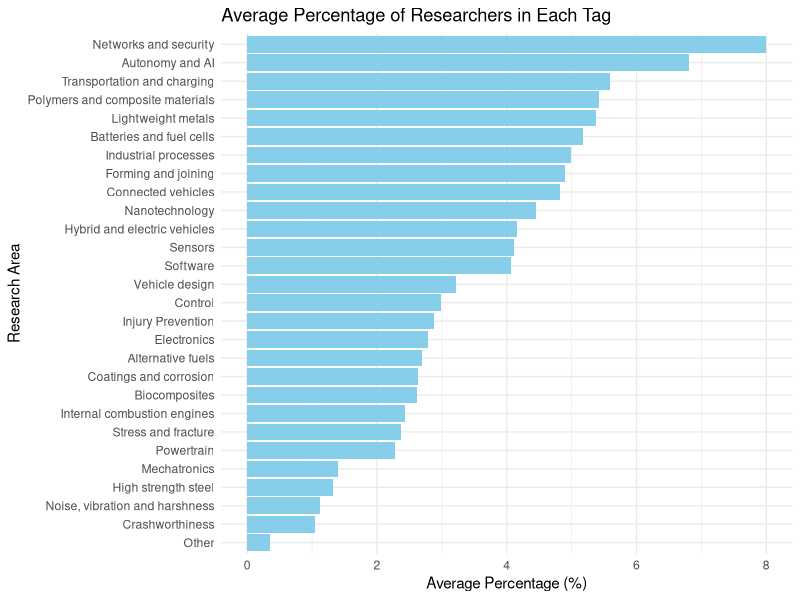

Generate this figure with R:
## ---- chunk 1
knitr::opts_chunk$set(echo = TRUE)
## ---- chunk 2
# Insert all library required here
library(tidyverse)
library(readxl)
library(dplyr)
library(knitr)
library(kableExtra) 
library(ggplot2)
## ---- chunk 3
# Read the main data set in as researchers and tags file as researcher_tags

researchers = read.csv("ontarioautoresearchers.csv")
researcher_tags = read_excel("ontarioautoresearcherstags.xls")
## ---- chunk 4
glimpse(researchers)
## ---- chunk 5
# Remove variable with errors

researchers = researchers %>% select(!Noise..Vibration.and.Harshness )

# We removed Brock University, Lakehead University, Royal Military College, and Laurentian University from our dataset as each contained less than two entries. These universities likely did not report their full research info to the dataset collectors, thus we removed it to maintain accuracy. 

researchers <- researchers %>% filter(!Institution %in% c("Brock University", "Lakehead University", "Laurentian University", "Royal Military College"))

## ---- chunk 6
# Identifying the amount of researchers across the fields of automotive design.
research_summary = researchers %>%
  pivot_longer(cols = starts_with("Tag."), names_to = "Tag_Number", values_to = "Research_Area") %>%
  filter(!is.na(Research_Area) & Research_Area != "") %>%  # Sanity check
  count(Institution, Research_Area, sort = TRUE) %>%  # Count occurrences
  pivot_wider(names_from = Research_Area, values_from = n, values_fill = 0)  # Use wide format

print(research_summary)

## ---- chunk 7
# Identifying the dominant field for each university
    
research_summary$Institution = research_summary$Institution %>%
  str_to_title() %>%  # Brief sanity check to make sure institution strings are one. 
  str_trim()    # Ex. "Ryerson University" should be equal to "Ryerson university    " 


top_research_by_uni = research_summary %>%
  pivot_longer(cols = -Institution, names_to = "Research_Area", values_to = "Count") %>%
  group_by(Institution) %>%
  slice_max(Count, n = 1, with_ties = FALSE) %>%  # Get the top research category per institution
  select(Institution, Research_Area)

print(top_research_by_uni)

## ---- chunk 8
# Identifying percentage breakdown of each university and their study on each field. 

research_summary = research_summary %>%
  mutate(Total_Research = rowSums(across(-Institution)))  # Sum all research areas per university

top_research_by_uni = research_summary %>%
  pivot_longer(cols = -c(Institution, Total_Research), names_to = "Research_Area", values_to = "Count") %>%
  mutate(Percentage = (Count / Total_Research) * 100) %>%  # Find percentage
  group_by(Institution) %>%
  slice_max(Count, n = 1, with_ties = FALSE) %>%  # Get top research area per institution
  select(Institution, Research_Area, Count, Percentage) %>% arrange(desc(Percentage)) # We want descending order for readability
top_research_by_uni


## ---- chunk 9
# Bootstrapping 

set.seed(50)
research_summary = researchers %>%
  pivot_longer(cols = starts_with("Tag."), names_to = "Tag_Number", values_to = "Research_Area") %>% 
  filter(!is.na(Research_Area) & Research_Area != "")  # Sanity Check

num_samples = 1000  # Number of bootstrap samples

bootstrap_results = replicate(
  # Replicate 1000 times
  num_samples, 
  { 
    sampled_data = research_summary %>% sample_n(n(), replace = TRUE)
    total_researchers = nrow(sampled_data)
      # Percentage of each tag
    sampled_data %>%
      group_by(Research_Area) %>%
      summarise(Percentage = n() / total_researchers * 100)
}, simplify = FALSE)

boot_results_df = bind_rows(bootstrap_results, .id = "Iteration") 

average_percentage_df = boot_results_df %>%
  group_by(Research_Area) %>%
  summarise(Mean_Percentage = mean(Percentage)) %>%
  arrange(desc(Mean_Percentage))  # Sort by average percentage in descending order for readability

# Plot the horizontal graph
ggplot(average_percentage_df, aes(x = reorder(Research_Area, Mean_Percentage), y = Mean_Percentage)) +
  geom_bar(stat = "identity", fill = "skyblue") +
  coord_flip() +  # Flip to make it horizontal
  labs(title = "Average Percentage of Researchers in Each Tag",
       x = "Research Area", y = "Average Percentage (%)") +
  theme_minimal()
## ---- chunk 10
# Confidence Interval for "Networks and security"
network_security_percentage = boot_results_df %>%
  filter(Research_Area == "Networks and security") %>% pull(Percentage)

# 95% confidence interval
lower_ci = quantile(network_security_percentage, 0.025)
upper_ci = quantile(network_security_percentage, 0.975)

cat("95% Confidence Interval for Network and Security: [", lower_ci, ", ", upper_ci, "]\n")

## ---- chunk 11
# 2nd-ranked tag
second_place_tag = average_percentage_df$Research_Area[2]

# Prepare data for normal t-test
network_data = boot_results_df %>%
  filter(Research_Area == "Networks and security") %>%
  pull(Percentage)

second_place_data = boot_results_df %>%
  filter(Research_Area == second_place_tag) %>%
  pull(Percentage)

# Standard t-test to show Networks and Security > 2nd place
t_test_result = t.test(
  network_data,
  second_place_data,
  alternative = "greater"  
)

cat("Independent t-test: Networks and Security vs.", second_place_tag, "\n")
cat("Mean % Network and Security:", mean(network_data), "\n")
cat("Mean % (", second_place_tag, "):", mean(second_place_data), "\n")
cat("T-statistic:", t_test_result$statistic, "\n")
cat("P-value:", t_test_result$p.value, "\n") # Print results

if (t_test_result$p.value < 0.05) {
  cat("Reject H0. Networks and Security is significantly higher than the other tags. (p < 0.05).")
} else {
  cat("No significant difference (p >= 0.05).") # Check hypothesis
}
